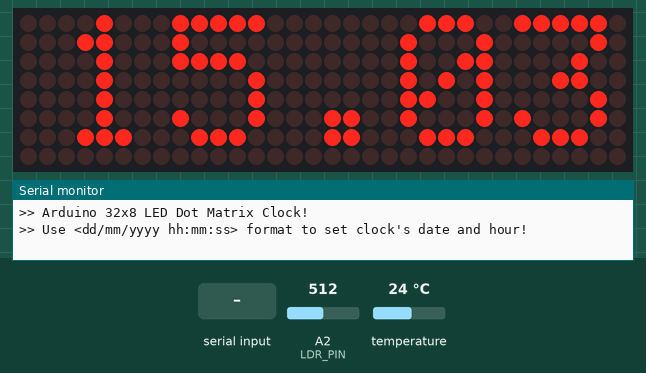
The sketch below on a simulated Arduino Uno, built with avr-gcc and run on an emulated ATmega328P. Parts: 32×8 LED matrix, the last lines printed to the serial monitor. The test bench sets the inputs (shaded band); at power-on: temperature 24 °C, A2 (LDR_PIN) = 512. The local clock reads 2024-03-15 10:24:30 at power-on unless the sketch sets it.

Above: at 1.24 s.
1.3 s: temperature set to 12 °C
2.9 s: A2 (LDR_PIN) set to 310
At 3.6 s:
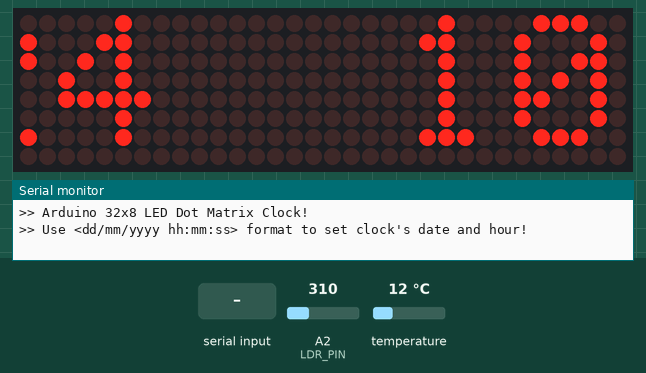
5.2 s: "90,45,200\n" received over Serial
8.6 s: temperature set to 19 °C
At 14.74 s:
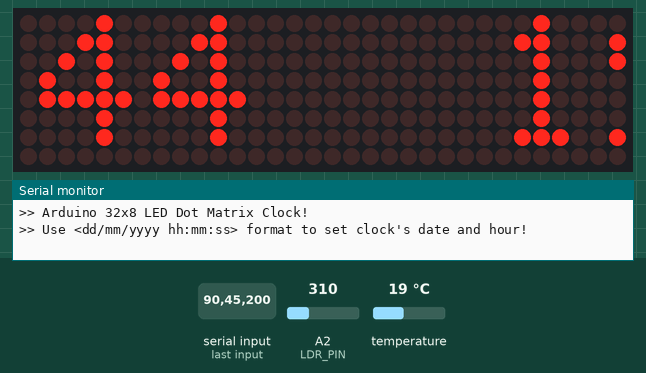
16.2 s: A2 (LDR_PIN) set to 330
At 18.69 s:
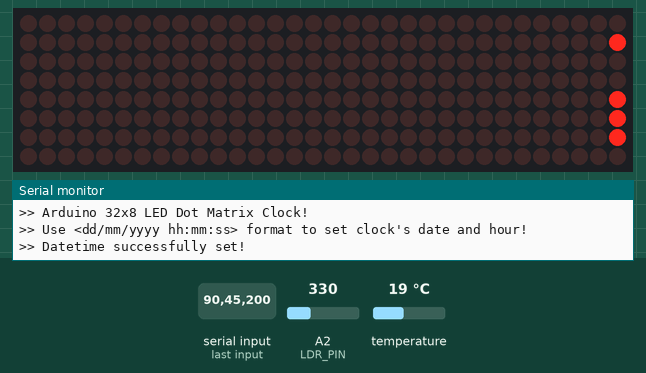
20.0 s: temperature set to 33 °C
At 24.26 s:
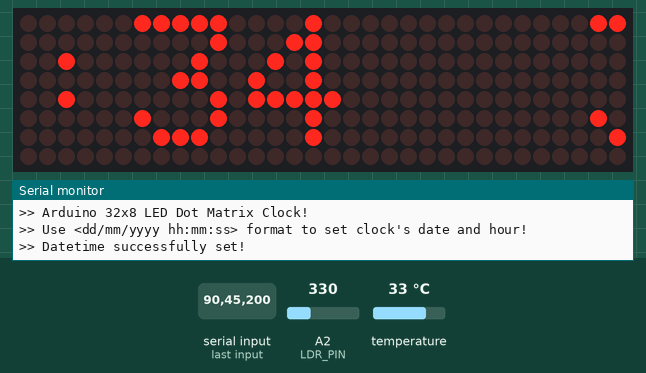

The sketch:

Led_Matrix_Clock_With_RTC_Module.ino
```cpp
/*feel free to contact
 * sreeramaj53@gmail.com
 * www.youtube.com/ZenoModiff
 * last updated - time 02:41 PM - date 06 july 2021
 * Github Link :-- https://github.com/Zenomodiff/Max7219-Led-Matrix-Clock-With-DS3231-RTC-Module
 */

#include "DS3231.h"
#include "Adafruit_GFX.h"
#include "Max72xxPanel.h"

DS3231 rtc(SDA, SCL);

const byte LDR_PIN = A2;
const byte CS_PIN = A3;
const byte H_DISPLAYS = 4;
const byte V_DISPLAYS = 1;

Max72xxPanel matrix = Max72xxPanel(CS_PIN, H_DISPLAYS, V_DISPLAYS);

const byte WAIT = 30;
const byte SPACER = 1;
const byte FONT_WIDTH = 5 + SPACER;

void setup() {
  pinMode(LDR_PIN, INPUT_PULLUP);
  Serial.begin(9600);
  Serial.println(F(">> Arduino 32x8 LED Dot Matrix Clock!"));
  Serial.println(F(">> Use <dd/mm/yyyy hh:mm:ss> format to set clock's date and hour!"));
  rtc.begin();
  matrix.setPosition(0, 0, 0);
  matrix.setPosition(1, 1, 0);
  matrix.setPosition(2, 2, 0);
  matrix.setPosition(3, 3, 0);
  matrix.setRotation(0, 1);
  matrix.setRotation(1, 1);
  matrix.setRotation(2, 1);
  matrix.setRotation(3, 1);
}

void loop() {
  byte ledIntensity = ledIntensitySelect(analogRead(LDR_PIN));
  matrix.setIntensity(ledIntensity);
  String output = outputStrClock();

  for ( int i = 0 ; i < FONT_WIDTH * output.length() + matrix.width() - 1 - SPACER; i++ ) {
    matrix.fillScreen(LOW);
    output = outputStrClock();
    int letter = i / FONT_WIDTH;
    int x = (matrix.width() - 1) - i % FONT_WIDTH;
    int y = (matrix.height() - 8) / 2;
    while ( x + FONT_WIDTH - SPACER >= 0 && letter >= 0 ) {
      if ( letter < output.length() ) {
        matrix.drawChar(x, y, output[letter], HIGH, LOW, 1);
      }
      letter--;
      x -= FONT_WIDTH;
    }
    matrix.write();
    delay(WAIT);
  }

  if (Serial.available() > 0) {
    adjustClock(Serial.readString());
  }
}

void adjustClock(String data) {
  byte _day = data.substring(0,2).toInt();
  byte _month = data.substring(3,5).toInt();
  int _year = data.substring(6,10).toInt();
  byte _hour = data.substring(11,13).toInt();
  byte _min = data.substring(14,16).toInt();
  byte _sec = data.substring(17,19).toInt();
  rtc.setTime(_hour, _min, _sec);
  rtc.setDate(_day, _month, _year);
  Serial.println(F(">> Datetime successfully set!"));
}

String outputStrClock() {
  String _output;
  _output = rtc.getDateStr();
  _output.concat("  ");
  _output.concat(rtc.getTimeStr());
  _output.concat("  ");
  _output.concat(rtc.getTemp());
  _output.concat((char)247);
  _output.concat("C");
  return _output;
}

byte ledIntensitySelect(int light) {
  byte _value = 0;
  if (light >= 0 && light <= 127) {
    _value = 15;
  } else if (light >= 128 && light <= 319) {
    _value = 10;
  } else if (light >= 320 && light <= 512) {
    _value = 5;
  }
  return _value;
};
```
